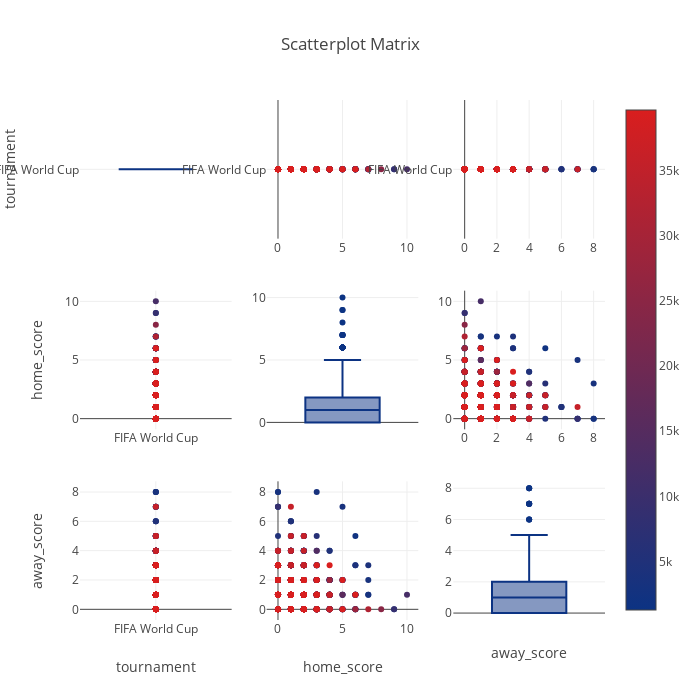

The notebook cell saved with this chart:
### Code cell
data.head()
import plotly.figure_factory as ff
dataframe = data[data.tournament == 'FIFA World Cup']
data2015 = dataframe.loc[:,["tournament","home_score", "away_score","id"]]
data2015
fig = ff.create_scatterplotmatrix(data2015, diag='box', index='id',colormap='Portland',colormap_type='cat',height=700, width=700)
iplot(fig)

### Figure 1 — Plotly figure (JSON) as saved in the notebook; plotly's stock layout.template omitted (floating-point values rounded to 4 significant figures; data arrays with more than 128 entries replaced by an {"elided": "..."} marker saying what was removed)
{"data": [{"marker": {"color": "rgb(12, 51, 131)"}, "showlegend": false, "type": "box", "xaxis": "x1", "y": {"elided": "892 str values"}, "yaxis": "y1"}, {"marker": {"color": {"elided": "892 int values"}, "colorscale": [[0, "rgb(12, 51, 131)"], [1, "rgb(217, 30, 30)"]], "showscale": true, "size": 6}, "mode": "markers", "showlegend": false, "type": "scatter", "x": {"elided": "892 int values"}, "xaxis": "x2", "y": {"elided": "892 str values"}, "yaxis": "y2"}, {"marker": {"color": {"elided": "892 int values"}, "colorscale": [[0, "rgb(12, 51, 131)"], [1, "rgb(217, 30, 30)"]], "showscale": false, "size": 6}, "mode": "markers", "showlegend": false, "type": "scatter", "x": {"elided": "892 int values"}, "xaxis": "x3", "y": {"elided": "892 str values"}, "yaxis": "y3"}, {"marker": {"color": {"elided": "892 int values"}, "colorscale": [[0, "rgb(12, 51, 131)"], [1, "rgb(217, 30, 30)"]], "showscale": false, "size": 6}, "mode": "markers", "showlegend": false, "type": "scatter", "x": {"elided": "892 str values"}, "xaxis": "x4", "y": {"elided": "892 int values"}, "yaxis": "y4"}, {"marker": {"color": "rgb(12, 51, 131)"}, "showlegend": false, "type": "box", "xaxis": "x5", "y": {"elided": "892 int values"}, "yaxis": "y5"}, {"marker": {"color": {"elided": "892 int values"}, "colorscale": [[0, "rgb(12, 51, 131)"], [1, "rgb(217, 30, 30)"]], "showscale": false, "size": 6}, "mode": "markers", "showlegend": false, "type": "scatter", "x": {"elided": "892 int values"}, "xaxis": "x6", "y": {"elided": "892 int values"}, "yaxis": "y6"}, {"marker": {"color": {"elided": "892 int values"}, "colorscale": [[0, "rgb(12, 51, 131)"], [1, "rgb(217, 30, 30)"]], "showscale": false, "size": 6}, "mode": "markers", "showlegend": false, "type": "scatter", "x": {"elided": "892 str values"}, "xaxis": "x7", "y": {"elided": "892 int values"}, "yaxis": "y7"}, {"marker": {"color": {"elided": "892 int values"}, "colorscale": [[0, "rgb(12, 51, 131)"], [1, "rgb(217, 30, 30)"]], "showscale": false, "size": 6}, "mode": "markers", "showlegend": false, "type": "scatter", "x": {"elided": "892 int values"}, "xaxis": "x8", "y": {"elided": "892 int values"}, "yaxis": "y8"}, {"marker": {"color": "rgb(12, 51, 131)"}, "showlegend": false, "type": "box", "xaxis": "x9", "y": {"elided": "892 int values"}, "yaxis": "y9"}], "layout": {"height": 700, "showlegend": true, "title": "Scatterplot Matrix", "width": 700, "xaxis1": {"anchor": "y1", "domain": [0, 0.2889], "showticklabels": false}, "xaxis2": {"anchor": "y2", "domain": [0.3556, 0.6444]}, "xaxis3": {"anchor": "y3", "domain": [0.7111, 1]}, "xaxis4": {"anchor": "y4", "domain": [0, 0.2889]}, "xaxis5": {"anchor": "y5", "domain": [0.3556, 0.6444], "showticklabels": false}, "xaxis6": {"anchor": "y6", "domain": [0.7111, 1]}, "xaxis7": {"anchor": "y7", "domain": [0, 0.2889], "title": "tournament"}, "xaxis8": {"anchor": "y8", "domain": [0.3556, 0.6444], "title": "home_score"}, "xaxis9": {"anchor": "y9", "domain": [0.7111, 1], "showticklabels": false, "title": "away_score"}, "yaxis1": {"anchor": "x1", "domain": [0.7333, 1], "title": "tournament"}, "yaxis2": {"anchor": "x2", "domain": [0.7333, 1]}, "yaxis3": {"anchor": "x3", "domain": [0.7333, 1]}, "yaxis4": {"anchor": "x4", "domain": [0.3667, 0.6333], "title": "home_score"}, "yaxis5": {"anchor": "x5", "domain": [0.3667, 0.6333]}, "yaxis6": {"anchor": "x6", "domain": [0.3667, 0.6333]}, "yaxis7": {"anchor": "x7", "domain": [0, 0.2667], "title": "away_score"}, "yaxis8": {"anchor": "x8", "domain": [0, 0.2667]}, "yaxis9": {"anchor": "x9", "domain": [0, 0.2667]}}}
